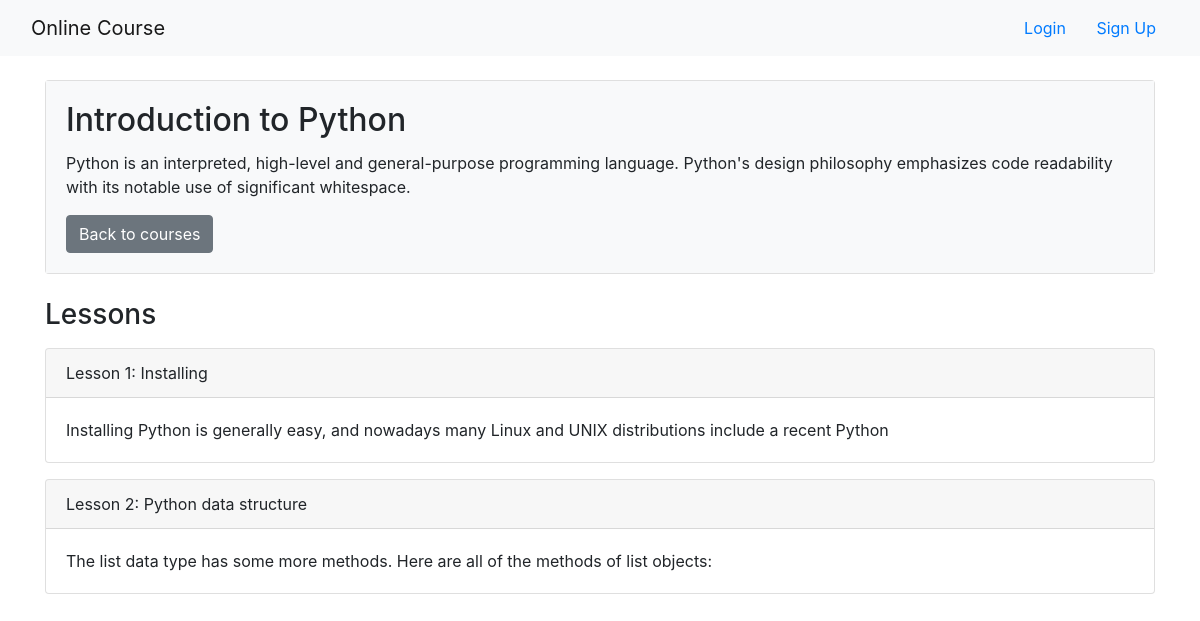
/onlinecourse/course/2/, run on the app's committed database.
### onlinecourse/models.py (models this page shows, shortened)
class Course(models.Model):
    name = models.CharField(null=False, max_length=30, default='online course')
    image = models.ImageField(upload_to='course_images/')
    description = models.CharField(max_length=1000)
    pub_date = models.DateField(null=True)
    instructors = models.ManyToManyField(Instructor)
    users = models.ManyToManyField(settings.AUTH_USER_MODEL, through='Enrollment')
    total_enrollment = models.IntegerField(default=0)
    is_enrolled = False

class Lesson(models.Model):
    title = models.CharField(max_length=200, default="title")
    order = models.IntegerField(default=0)
    course = models.ForeignKey(Course, on_delete=models.CASCADE)
    content = models.TextField()

### onlinecourse/views.py (the view)
class CourseDetailsView(generic.DetailView):
    model = Course
    template_name = 'onlinecourse/course_detail.html'

### onlinecourse/templates/onlinecourse/course_detail.html (shortened to what this page needs)
<!DOCTYPE html>
<html lang="en">
<head>
    {% load static %}
    <link href="https://cdn.jsdelivr.net/npm/bootstrap@4.6.2/dist/css/bootstrap.min.css" rel="stylesheet">
</head>
<body>
<nav class="navbar navbar-light bg-light mb-4">
    <div class="container-fluid">
        <a class="navbar-brand" href="{% url 'onlinecourse:popular_course_list' %}">
            Online Course
        </a>
        <div class="ml-auto">
            {% if user.is_authenticated %}
                <span class="navbar-text mr-2">
                    {{ user.first_name }} ({{ user.username }})
                </span>
                <a class="btn btn-outline-secondary" href="{% url 'onlinecourse:logout' %}">
                    Logout
                </a>
            {% else %}
                <a class="btn btn-link" href="{% url 'onlinecourse:login' %}">
                    Login
                </a>
                <a class="btn btn-link" href="{% url 'onlinecourse:registration' %}">
                    Sign Up
                </a>
            {% endif %}
        </div>
    </div>
</nav>
<div class="container">
    <div class="card mb-4">
        <div class="card-body bg-light">
            <h2 class="card-title">
                {{ course.name }}
            </h2>
            <p class="card-text">
                {{ course.description }}
            </p>
            <a class="btn btn-secondary" href="{% url 'onlinecourse:popular_course_list' %}">
                Back to courses
            </a>
        </div>
    </div>
    <h3 class="mb-3">Lessons</h3>
    <div class="card-columns-vertical">
        {% for lesson in course.lesson_set.all %}
            <div class="card mb-3">
                <div class="card-header">
                    Lesson {{ forloop.counter }}: {{ lesson.title }}
                </div>
                <div class="card-body">
                    <p class="card-text">
                        {{ lesson.content }}
                    </p>
                </div>
            </div>
        {% empty %}
            <div class="alert alert-warning">
                No lessons are available for this course.
            </div>
        {% endfor %}
    </div>
</div>
</body>
</html>

### data on the page
Course: name "Introduction to Python", description "Python is an interpreted, high-level and general-purpose programming language. Python's design philosophy emphasizes code readability with its notable use of significant whitespace."
Lesson: title "Installing", content "Installing Python is generally easy, and nowadays many Linux and UNIX distributions include a recent Python"
Lesson: title "Python data structure", content "The list data type has some more methods. Here are all of the methods of list objects:"
